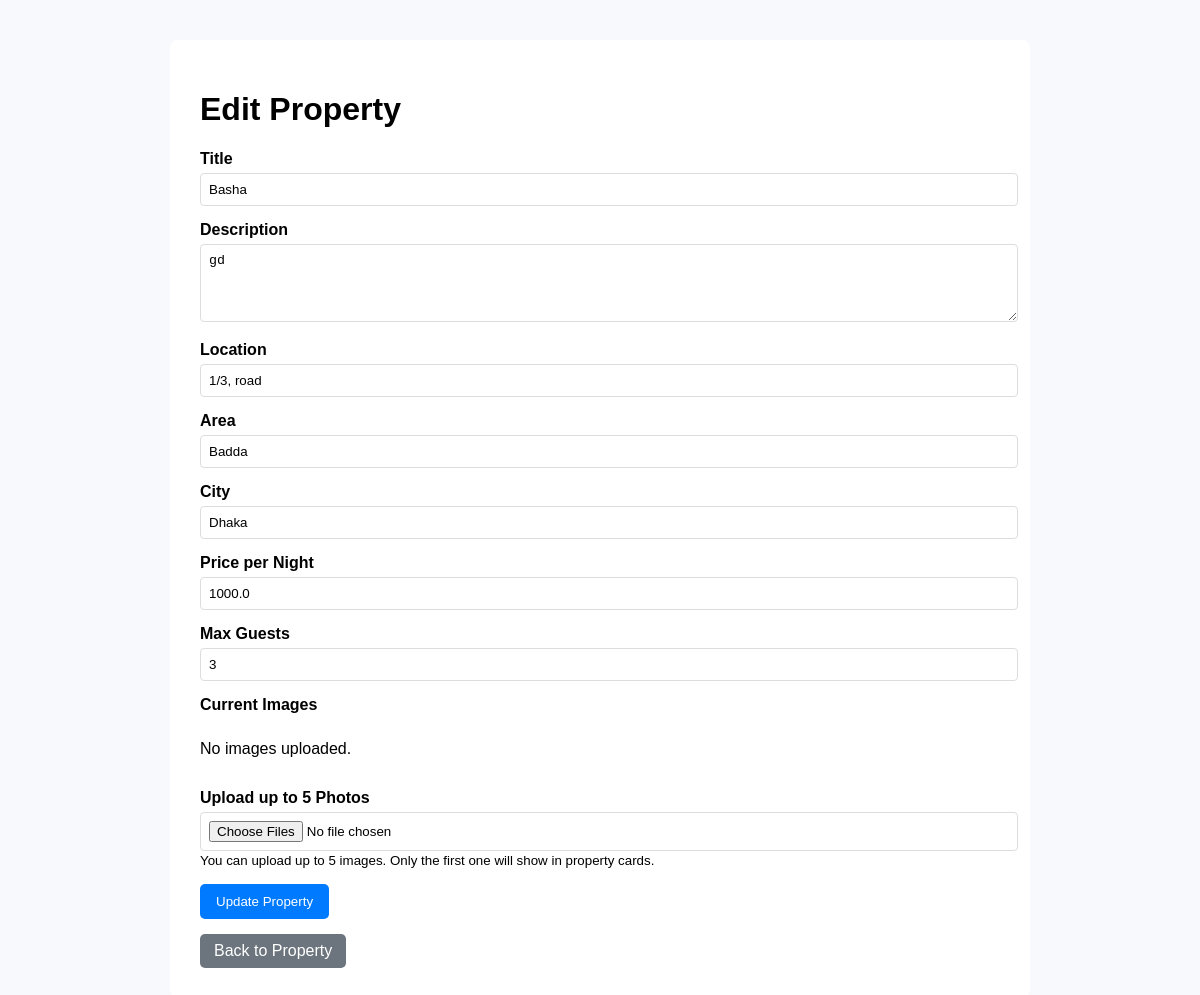
Page /property/property/1/edit (signed in) on the committed database.
### app/models/property.py (models this page shows, shortened)
class Property(db.Model):
    id = db.Column(db.Integer, primary_key=True)
    title = db.Column(db.String(120), nullable=False)
    description = db.Column(db.Text, nullable=False)
    location = db.Column(db.String(200))
    price = db.Column(db.Float, nullable=False, default=0.0)
    host_id = db.Column(db.Integer, db.ForeignKey('user.id'), nullable=False)
    max_guests = db.Column(db.Integer)
    status = db.Column(db.String(20), default='active')  # active, inactive, pending, rejected
    area = db.Column(db.String(100), nullable=False)
    city = db.Column(db.String(100), nullable=False)
    created_at = db.Column(db.DateTime, default=datetime.utcnow)
    photos = db.relationship("PropertyPhoto", back_populates="property", cascade="all, delete-orphan")
    bookings = db.relationship("Booking", back_populates="property_item", cascade="all, delete-orphan", passive_deletes=True)
    host = db.relationship("User", back_populates="hosted_properties", foreign_keys=[host_id])
    photos_rel = db.relationship('PropertyPhoto', back_populates='property', cascade="all, delete-orphan")
    reviews = db.relationship('Review', back_populates='property', cascade='all, delete-orphan')
    wishlisted_by = db.relationship("Wishlist", back_populates="property")

### app/routes/property.py (the view, shortened to what this page needs)
@property_bp.route('/property/<int:property_id>/edit', methods=['GET', 'POST'])
@login_required
def edit_property(property_id):
    property = Property.query.get_or_404(property_id)
    form = PropertyForm(obj=property)
    return render_template('edit_property.html', form=form, property=property)

### app/forms/property_form.py
class PropertyForm(FlaskForm):
    title = StringField('Title', validators=[DataRequired(), Length(max=120)])
    description = TextAreaField('Description', validators=[DataRequired()])
    location = StringField('Location', validators=[DataRequired(), Length(max=200)])
    area = StringField('Area', validators=[DataRequired(), Length(max=100)])
    city = StringField('City', validators=[DataRequired(), Length(max=100)])
    price = FloatField('Price per Night', validators=[DataRequired(), NumberRange(min=0)])
    max_guests = IntegerField('Max Guests', validators=[DataRequired(), NumberRange(min=1)])
    status = SelectField('Status', choices=[
        ('active', 'Active'),
        ('inactive', 'Inactive'),
        ('pending', 'Pending'),
        ('rejected', 'Rejected')
    ], default='active')
    images = MultipleFileField('Upload up to 5 Photos', validators=[Optional()])
    submit = SubmitField('List Property')

### app/models/user.py (called while the page is built)
@login_manager.user_loader
def load_user(user_id):
    return User.query.get(int(user_id))

### app/templates/edit_property.html (shortened to what this page needs)
<!DOCTYPE html>
<html lang="en">
<head>
</head>
<body>
<div class="container">
    <h1>Edit Property</h1>
    <form method="POST" enctype="multipart/form-data">
        <div class="form-group">
            {{ form.title.label }} {{ form.title(class="form-control") }}
        </div>
        <div class="form-group">
            {{ form.description.label }} {{ form.description(class="form-control", rows=4) }}
        </div>
        <div class="form-group">
            {{ form.location.label }} {{ form.location(class="form-control") }}
        </div>
        <div class="form-group">
            {{ form.area.label }} {{ form.area(class="form-control") }}
        </div>
        <div class="form-group">
            {{ form.city.label }} {{ form.city(class="form-control") }}
        </div>
        <div class="form-group">
            {{ form.price.label }} {{ form.price(class="form-control") }}
        </div>
        <div class="form-group">
            {{ form.max_guests.label }} {{ form.max_guests(class="form-control") }}
        </div>
        <div class="form-group">
            <label>Current Images</label>
            <div class="current-images">
                {% for img in property.images %}
                    <div class="image-box">
                        <img src="{{ url_for('static', filename='uploads/' ~ img.filename) }}" alt="Property Image">
                        <label>
                            <input type="checkbox" name="remove_images" value="{{ img.id }}"> Remove
                        </label>
                    </div>
                {% else %}
                    <p>No images uploaded.</p>
                {% endfor %}
            </div>
        </div>
        <div class="form-group">
            {{ form.images.label }}
            {{ form.images(class="form-control", multiple=true) }}
            <small>You can upload up to 5 images. Only the first one will show in property cards.</small>
        </div>
        <button type="submit" class="btn-submit">Update Property</button>
    </form>
    <a href="{{ url_for('property.view_property', property_id=property.id) }}" class="back-button">Back to Property</a>
</div>
</body>
</html>

### app/templates/edit_property.html (style rules this page uses)
body { font-family: Arial; background: #f7f9fc; }
.container { max-width: 800px; margin: 40px auto; padding: 30px; background: white; border-radius: 8px; }
.form-group { margin-bottom: 15px; }
label { display: block; font-weight: bold; margin-bottom: 5px; }
input, textarea { width: 100%; padding: 8px; border-radius: 4px; border: 1px solid #ddd; }
.btn-submit { background: #007BFF; color: white; padding: 10px 16px; border: none; border-radius: 5px; cursor: pointer; }
.back-button { display: inline-block; margin-top: 15px; padding: 8px 14px; background: #6c757d; color: white; text-decoration: none; border-radius: 5px; }
.current-images { display: flex; flex-wrap: wrap; gap: 15px; margin-top: 10px; }

### rows in the picture
Property: title "Basha", description "gd", location "1/3, road", area "Badda", city "Dhaka", price "1000.0", max_guests "3"
